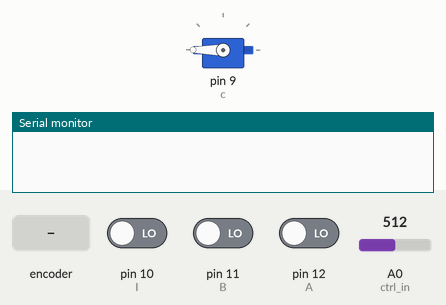
Bench run of a sketch on a simulated Arduino Uno, built with avr-gcc and run on an emulated ATmega328P. On the bench: servo, the last lines printed to the serial monitor. The inputs (shaded band) are chosen by the test bench; at power-on: A0 (ctrl_in) = 512, pin 10 (I) LOW, pin 11 (B) LOW, pin 12 (A) LOW.

Above: at 1.2 s.
1.3 s: rotary encoder on pin 12 (A) / pin 11 (B) turned 1 step (first pin leading)
3.0 s: A0 (ctrl_in) set to 129
4.5 s: A0 (ctrl_in) set to 109
At 5.6 s:
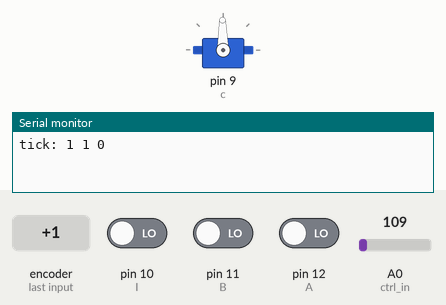
6.0 s: A0 (ctrl_in) set to 122
At 6.7 s:
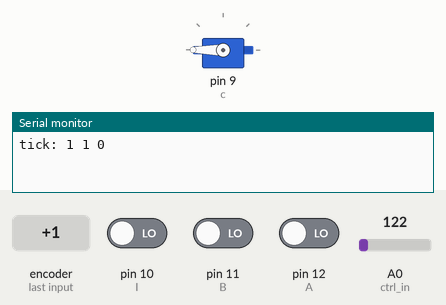
7.5 s: A0 (ctrl_in) set to 40
At 7.9 s:
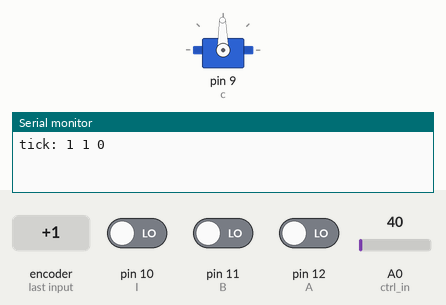
Timing chart, 0 to 10.0 s (numbered marks = the images above; inputs shaded):
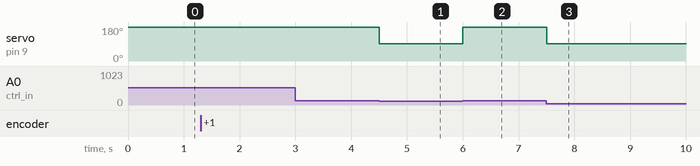

Measured:
- the behaviour switches between 121 and 120 on A0 (ctrl_in) (found by bisection; images 0 and 1)
- after the input at 3.0 s, every drawn part: stays the same
- after the input at 4.5 s, servo on pin 9 (c): 180° → 91° at once
- after the input at 6.0 s, servo on pin 9 (c): 91° → 180° at once
- after the input at 7.5 s, servo on pin 9 (c): 180° → 91° at once

The sketch:

Encoder.ino
```cpp
#include <Servo.h>
Servo c;

#define ctrl_in A0
int A = 12;
int B = 11;
int I = 10;

int countTick = 0;
int countIndex = 0;
char precTick = 0;
char precIndex = 0;
char tick = 0;
char tickB = 0;
char index = 0;

int signal = 0;
int stage0 = 120;
int stage1 = 240;
int stage2 = 360;
int stage3 = 480;
int stage4 = 600;

//int multiplier = 20;

int stableValue = 0;

int reefState0 = 0;
int reefState1 = 63;
int reefState2 = reefState1 + 100; //plane
int reefState3 = reefState2 + 50;
int reefState4 = reefState3 + 50;

void setup() {
  pinMode(A, INPUT);
  pinMode(B, INPUT);
  pinMode(I, INPUT);
  pinMode(ctrl_in, INPUT);
  Serial.begin(9600);
  c.attach(9);
}

void loop() {
  tick = digitalRead(A);
  tickB = digitalRead(B);
  index = digitalRead(I);
  signal = analogRead(ctrl_in);
  //Serial.print("Signal: ");
  //Serial.println(signal);

  if (signal <= stage0) {
    stableValue = reefState0;
  } else if (signal <= stage1) {
    stableValue = reefState1;
  } else if (signal <= stage2) {
    stableValue = reefState2;
  } else if (signal <= stage3) {
    stableValue = reefState3;
  } else if (signal <= stage4) {
    stableValue = reefState4;
  }


  if(tick != precTick)
  {
    if(tick != tickB)
    {
      countTick = countTick + tick;
      precTick = tick;
    }
    else
    {
      countTick = countTick - tick;
      precTick = tick;
    }
    char tick_message[50];
    sprintf(tick_message, "tick: %i %i %i\n", countTick, tick, tickB);
    Serial.print(tick_message);
  }


    double ratio = ((double)abs(abs(countTick) - stableValue))/50.0;
if (abs(abs(countTick) - stableValue) > 50) {
  ratio = 1;
}
 if (countTick > stableValue) {
    c.writeMicroseconds(500 + 1000 * (1 - ratio));
  } else if (countTick < stableValue) {
    c.writeMicroseconds(2500 - 1000 * (1 - ratio));
  }

}
```
